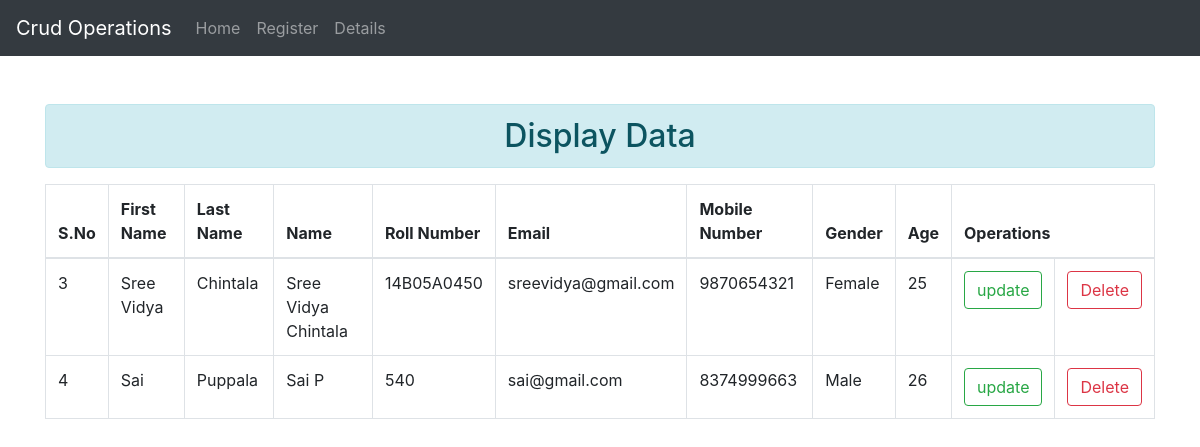
Screenshot of /details/ with the database file from the repository.
### CrudApp/models.py (models this page shows, shortened)
class Student(models.Model):
	genders = [('Female','Female'),
				('Male','Male'),
				('Others','Others')]
	fname = models.CharField(max_length = 30)
	lname = models.CharField(max_length = 20)
	name = models.CharField(max_length = 30)
	rnum = models.CharField(max_length=25)
	email = models.EmailField()
	mobile = models.CharField(max_length=10)
	gender = models.CharField(max_length=15,choices=genders)
	age = models.IntegerField(null=True)

### CrudApp/views.py (the view)
# urls.py: path('details/',views.details,name='details'),
def details(request):
	info = Student.objects.all()
	context = {'info':info}
	return render(request,'CrudApp/details.html',context)

### CrudApp/templates/CrudApp/details.html (shortened to what this page needs)
{% load static %}
<!DOCTYPE html>
<html>
<head>
	<link rel="stylesheet" type="text/css" href="{% static 'css/bootstrap.min.css' %}">
</head>
<body>
	<nav class="navbar navbar-expand-sm bg-dark navbar-dark">
  <a class="navbar-brand" href="#">Crud Operations</a>
  <ul class="navbar-nav">
  	<li class="nav-item">
	      <a class="nav-link" href="{% url 'home' %}">Home</a>
	    </li>
    <li class="nav-item">
      <a class="nav-link" href="{% url 'addstudent' %}">Register</a>
    </li>
    <li class="nav-item">
      <a class="nav-link" href="{% url 'details' %}">Details</a>
    </li>
  </ul>
</nav>
<div class="container mt-5">
	<h2 class="alert alert-info text-center">Display Data</h2>
	<table class="table table-bordered">
		<thead>
			<tr>
				<th>S.No</th>
				<th>First Name</th>
				<th>Last Name</th>
				<th>Name</th>
				<th>Roll Number</th>
				<th>Email</th>
				<th>Mobile Number</th>
				<th>Gender</th>
				<th>Age</th>
				<th colspan="2">Operations</th>
			</tr>
		</thead>
		<tbody>
			{% for i in info %}
			<tr>
				<td>{{i.id}}</td>
				<td>{{i.fname}}</td>
				<td>{{i.lname}}</td>
				<td>{{i.name}}</td>
				<td>{{i.rnum}}</td>
				<td>{{i.email}}</td>
				<td>{{i.mobile}}</td>
				<td>{{i.gender}}</td>
				<td>{{i.age}}</td>
				<td><a class="btn btn-outline-success" href="{% url 'update' i.id%}">update</a></td>
				<td><a class="btn btn-outline-danger" href="{% url 'delete' i.id %}">Delete</a></td>
			</tr>
			{% endfor %}
		</tbody>
	</table>
</div>
</body>
</html>

### rows the page displays
Student: id "3", fname "Sree Vidya", lname "Chintala", name "Sree Vidya Chintala", rnum "14B05A0450", email "sreevidya@gmail.com", mobile "9870654321", gender "Female", age "25"
Student: id "4", fname "Sai", lname "Puppala", name "Sai P", rnum "540", email "sai@gmail.com", mobile "8374999663", gender "Male", age "26"
